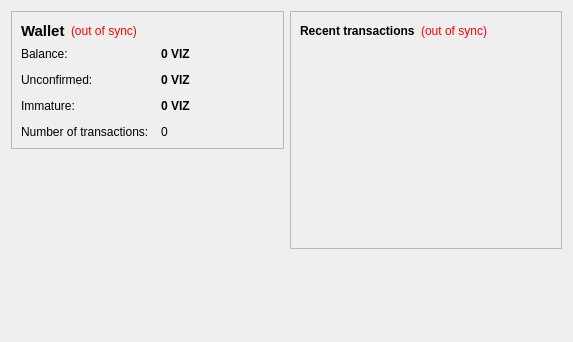
<?xml version="1.0" encoding="UTF-8"?>
<ui version="4.0">
 <class>OverviewPage</class>
 <widget class="QWidget" name="OverviewPage">
  <property name="geometry">
   <rect>
    <x>0</x>
    <y>0</y>
    <width>573</width>
    <height>342</height>
   </rect>
  </property>
  <property name="windowTitle">
   <string>Form</string>
  </property>
  <layout class="QHBoxLayout" name="horizontalLayout" stretch="1,1">
   <item>
    <layout class="QVBoxLayout" name="verticalLayout_2">
     <item>
      <widget class="QFrame" name="frame">
       <property name="frameShape">
        <enum>QFrame::StyledPanel</enum>
       </property>
       <property name="frameShadow">
        <enum>QFrame::Raised</enum>
       </property>
       <layout class="QVBoxLayout" name="verticalLayout_4">
        <item>
         <layout class="QHBoxLayout" name="horizontalLayout_4">
          <item>
           <widget class="QLabel" name="label_5">
            <property name="font">
             <font>
              <pointsize>11</pointsize>
              <weight>75</weight>
              <bold>true</bold>
             </font>
            </property>
            <property name="text">
             <string>Wallet</string>
            </property>
           </widget>
          </item>
          <item>
           <widget class="QLabel" name="labelWalletStatus">
            <property name="toolTip">
             <string>The displayed information may be out of date. Your wallet automatically synchronizes with the barcoin network after a connection is established, but this process has not completed yet.</string>
            </property>
            <property name="styleSheet">
             <string notr="true">QLabel { color: red; }</string>
            </property>
            <property name="text">
             <string notr="true">(out of sync)</string>
            </property>
            <property name="alignment">
             <set>Qt::AlignLeading|Qt::AlignLeft|Qt::AlignVCenter</set>
            </property>
           </widget>
          </item>
          <item>
           <spacer name="horizontalSpacer_2">
            <property name="orientation">
             <enum>Qt::Horizontal</enum>
            </property>
            <property name="sizeHint" stdset="0">
             <size>
              <width>40</width>
              <height>20</height>
             </size>
            </property>
           </spacer>
          </item>
         </layout>
        </item>
        <item>
         <layout class="QFormLayout" name="formLayout_2">
          <property name="fieldGrowthPolicy">
           <enum>QFormLayout::AllNonFixedFieldsGrow</enum>
          </property>
          <property name="horizontalSpacing">
           <number>12</number>
          </property>
          <property name="verticalSpacing">
           <number>12</number>
          </property>
          <item row="0" column="0">
           <widget class="QLabel" name="label">
            <property name="text">
             <string>Balance:</string>
            </property>
           </widget>
          </item>
          <item row="0" column="1">
           <widget class="QLabel" name="labelBalance">
            <property name="font">
             <font>
              <weight>75</weight>
              <bold>true</bold>
             </font>
            </property>
            <property name="cursor">
             <cursorShape>IBeamCursor</cursorShape>
            </property>
            <property name="toolTip">
             <string>Your current balance</string>
            </property>
            <property name="text">
             <string notr="true">0 VIZ</string>
            </property>
            <property name="textInteractionFlags">
             <set>Qt::LinksAccessibleByMouse|Qt::TextSelectableByKeyboard|Qt::TextSelectableByMouse</set>
            </property>
           </widget>
          </item>
          <item row="1" column="0">
           <widget class="QLabel" name="label_3">
            <property name="text">
             <string>Unconfirmed:</string>
            </property>
           </widget>
          </item>
          <item row="1" column="1">
           <widget class="QLabel" name="labelUnconfirmed">
            <property name="font">
             <font>
              <weight>75</weight>
              <bold>true</bold>
             </font>
            </property>
            <property name="cursor">
             <cursorShape>IBeamCursor</cursorShape>
            </property>
            <property name="toolTip">
             <string>Total of transactions that have yet to be confirmed, and do not yet count toward the current balance</string>
            </property>
            <property name="text">
             <string notr="true">0 VIZ</string>
            </property>
            <property name="textInteractionFlags">
             <set>Qt::LinksAccessibleByMouse|Qt::TextSelectableByKeyboard|Qt::TextSelectableByMouse</set>
            </property>
           </widget>
          </item>
          <item row="3" column="0">
           <widget class="QLabel" name="label_2">
            <property name="text">
             <string>Number of transactions:</string>
            </property>
           </widget>
          </item>
          <item row="3" column="1">
           <widget class="QLabel" name="labelNumTransactions">
            <property name="toolTip">
             <string>Total number of transactions in wallet</string>
            </property>
            <property name="text">
             <string notr="true">0</string>
            </property>
           </widget>
          </item>
          <item row="2" column="0">
           <widget class="QLabel" name="labelImmatureText">
            <property name="text">
             <string>Immature:</string>
            </property>
           </widget>
          </item>
          <item row="2" column="1">
           <widget class="QLabel" name="labelImmature">
            <property name="font">
             <font>
              <weight>75</weight>
              <bold>true</bold>
             </font>
            </property>
            <property name="toolTip">
             <string>Mined balance that has not yet matured</string>
            </property>
            <property name="text">
             <string notr="true">0 VIZ</string>
            </property>
            <property name="textInteractionFlags">
             <set>Qt::LinksAccessibleByMouse|Qt::TextSelectableByKeyboard|Qt::TextSelectableByMouse</set>
            </property>
           </widget>
          </item>
         </layout>
        </item>
       </layout>
      </widget>
     </item>
     <item>
      <spacer name="verticalSpacer">
       <property name="orientation">
        <enum>Qt::Vertical</enum>
       </property>
       <property name="sizeHint" stdset="0">
        <size>
         <width>20</width>
         <height>40</height>
        </size>
       </property>
      </spacer>
     </item>
    </layout>
   </item>
   <item>
    <layout class="QVBoxLayout" name="verticalLayout_3">
     <item>
      <widget class="QFrame" name="frame_2">
       <property name="frameShape">
        <enum>QFrame::StyledPanel</enum>
       </property>
       <property name="frameShadow">
        <enum>QFrame::Raised</enum>
       </property>
       <layout class="QVBoxLayout" name="verticalLayout">
        <item>
         <layout class="QHBoxLayout" name="horizontalLayout_2">
          <item>
           <widget class="QLabel" name="label_4">
            <property name="text">
             <string>&lt;b&gt;Recent transactions&lt;/b&gt;</string>
            </property>
           </widget>
          </item>
          <item>
           <widget class="QLabel" name="labelTransactionsStatus">
            <property name="toolTip">
             <string>The displayed information may be out of date. Your wallet automatically synchronizes with the barcoin network after a connection is established, but this process has not completed yet.</string>
            </property>
            <property name="styleSheet">
             <string notr="true">QLabel { color: red; }</string>
            </property>
            <property name="text">
             <string notr="true">(out of sync)</string>
            </property>
            <property name="alignment">
             <set>Qt::AlignRight|Qt::AlignTrailing|Qt::AlignVCenter</set>
            </property>
           </widget>
          </item>
          <item>
           <spacer name="horizontalSpacer">
            <property name="orientation">
             <enum>Qt::Horizontal</enum>
            </property>
            <property name="sizeHint" stdset="0">
             <size>
              <width>40</width>
              <height>20</height>
             </size>
            </property>
           </spacer>
          </item>
         </layout>
        </item>
        <item>
         <widget class="QListView" name="listTransactions">
          <property name="styleSheet">
           <string notr="true">QListView { background: transparent; }</string>
          </property>
          <property name="frameShape">
           <enum>QFrame::NoFrame</enum>
          </property>
          <property name="verticalScrollBarPolicy">
           <enum>Qt::ScrollBarAlwaysOff</enum>
          </property>
          <property name="horizontalScrollBarPolicy">
           <enum>Qt::ScrollBarAlwaysOff</enum>
          </property>
          <property name="selectionMode">
           <enum>QAbstractItemView::NoSelection</enum>
          </property>
         </widget>
        </item>
       </layout>
      </widget>
     </item>
     <item>
      <spacer name="verticalSpacer_2">
       <property name="orientation">
        <enum>Qt::Vertical</enum>
       </property>
       <property name="sizeHint" stdset="0">
        <size>
         <width>20</width>
         <height>40</height>
        </size>
       </property>
      </spacer>
     </item>
    </layout>
   </item>
  </layout>
 </widget>
 <resources/>
 <connections/>
</ui>
